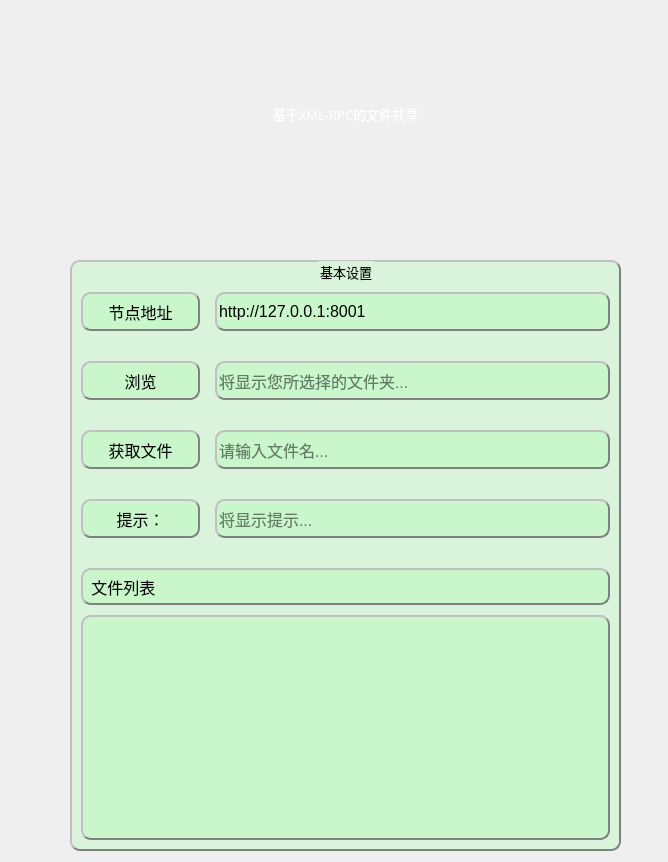
<?xml version="1.0" encoding="UTF-8"?>
<ui version="4.0">
 <class>MainWindow</class>
 <widget class="QMainWindow" name="MainWindow">
  <property name="geometry">
   <rect>
    <x>0</x>
    <y>0</y>
    <width>668</width>
    <height>862</height>
   </rect>
  </property>
  <property name="windowTitle">
   <string>基于XML-RPC文件共享</string>
  </property>
  <property name="windowIcon">
   <iconset>
    <normaloff>广告牌2.png</normaloff>广告牌2.png</iconset>
  </property>
  <widget class="QWidget" name="centralwidget">
   <widget class="QGroupBox" name="groupBox">
    <property name="geometry">
     <rect>
      <x>70</x>
      <y>260</y>
      <width>551</width>
      <height>591</height>
     </rect>
    </property>
    <property name="font">
     <font>
      <family>3ds</family>
      <pointsize>10</pointsize>
     </font>
    </property>
    <property name="focusPolicy">
     <enum>Qt::ClickFocus</enum>
    </property>
    <property name="contextMenuPolicy">
     <enum>Qt::ActionsContextMenu</enum>
    </property>
    <property name="styleSheet">
     <string notr="true">border-radius: 10px;  
border: 2px groove gray; 
border-style: outset;
background-color: rgba(165, 255, 168,0.3);

</string>
    </property>
    <property name="title">
     <string>基本设置</string>
    </property>
    <property name="alignment">
     <set>Qt::AlignBottom|Qt::AlignHCenter</set>
    </property>
    <property name="flat">
     <bool>true</bool>
    </property>
    <layout class="QVBoxLayout" name="verticalLayout_2" stretch="1,1,1,1,7">
     <property name="spacing">
      <number>30</number>
     </property>
     <property name="topMargin">
      <number>30</number>
     </property>
     <item>
      <layout class="QHBoxLayout" name="horizontalLayout" stretch="3,10">
       <property name="spacing">
        <number>15</number>
       </property>
       <item>
        <widget class="QLabel" name="nodelabel">
         <property name="sizePolicy">
          <sizepolicy hsizetype="Expanding" vsizetype="Expanding">
           <horstretch>0</horstretch>
           <verstretch>0</verstretch>
          </sizepolicy>
         </property>
         <property name="font">
          <font>
           <pointsize>12</pointsize>
          </font>
         </property>
         <property name="styleSheet">
          <string notr="true">border-radius: 10px;  
border: 2px groove gray; 
border-style: outset;</string>
         </property>
         <property name="frameShape">
          <enum>QFrame::Box</enum>
         </property>
         <property name="text">
          <string>节点地址</string>
         </property>
         <property name="alignment">
          <set>Qt::AlignCenter</set>
         </property>
         <property name="indent">
          <number>-1</number>
         </property>
        </widget>
       </item>
       <item>
        <widget class="QLineEdit" name="webaddress">
         <property name="sizePolicy">
          <sizepolicy hsizetype="Expanding" vsizetype="Expanding">
           <horstretch>0</horstretch>
           <verstretch>0</verstretch>
          </sizepolicy>
         </property>
         <property name="font">
          <font>
           <pointsize>12</pointsize>
          </font>
         </property>
         <property name="mouseTracking">
          <bool>false</bool>
         </property>
         <property name="focusPolicy">
          <enum>Qt::ClickFocus</enum>
         </property>
         <property name="styleSheet">
          <string notr="true"/>
         </property>
         <property name="text">
          <string>http://127.0.0.1:8001</string>
         </property>
        </widget>
       </item>
      </layout>
     </item>
     <item>
      <layout class="QHBoxLayout" name="horizontalLayout_4" stretch="3,10">
       <property name="spacing">
        <number>15</number>
       </property>
       <item>
        <widget class="QPushButton" name="openbutton">
         <property name="sizePolicy">
          <sizepolicy hsizetype="Expanding" vsizetype="Expanding">
           <horstretch>0</horstretch>
           <verstretch>0</verstretch>
          </sizepolicy>
         </property>
         <property name="font">
          <font>
           <pointsize>12</pointsize>
          </font>
         </property>
         <property name="styleSheet">
          <string notr="true">border-radius: 10px;  
border: 2px groove gray; 
border-style: outset;</string>
         </property>
         <property name="text">
          <string>浏览</string>
         </property>
        </widget>
       </item>
       <item>
        <widget class="QLineEdit" name="dir">
         <property name="sizePolicy">
          <sizepolicy hsizetype="Expanding" vsizetype="Expanding">
           <horstretch>0</horstretch>
           <verstretch>0</verstretch>
          </sizepolicy>
         </property>
         <property name="font">
          <font>
           <pointsize>12</pointsize>
          </font>
         </property>
         <property name="styleSheet">
          <string notr="true"/>
         </property>
         <property name="placeholderText">
          <string>将显示您所选择的文件夹...</string>
         </property>
        </widget>
       </item>
      </layout>
     </item>
     <item>
      <layout class="QHBoxLayout" name="horizontalLayout_3" stretch="3,10">
       <property name="spacing">
        <number>15</number>
       </property>
       <item>
        <widget class="QPushButton" name="fetchbutton">
         <property name="sizePolicy">
          <sizepolicy hsizetype="Expanding" vsizetype="Expanding">
           <horstretch>0</horstretch>
           <verstretch>0</verstretch>
          </sizepolicy>
         </property>
         <property name="font">
          <font>
           <pointsize>12</pointsize>
          </font>
         </property>
         <property name="styleSheet">
          <string notr="true">border-radius: 10px;  
border: 2px groove gray; 
border-style: outset;</string>
         </property>
         <property name="text">
          <string>获取文件</string>
         </property>
        </widget>
       </item>
       <item>
        <widget class="QLineEdit" name="filename">
         <property name="sizePolicy">
          <sizepolicy hsizetype="Expanding" vsizetype="Expanding">
           <horstretch>0</horstretch>
           <verstretch>0</verstretch>
          </sizepolicy>
         </property>
         <property name="font">
          <font>
           <pointsize>12</pointsize>
          </font>
         </property>
         <property name="styleSheet">
          <string notr="true"/>
         </property>
         <property name="text">
          <string/>
         </property>
         <property name="placeholderText">
          <string>请输入文件名...</string>
         </property>
        </widget>
       </item>
      </layout>
     </item>
     <item>
      <layout class="QHBoxLayout" name="horizontalLayout_2" stretch="3,10">
       <property name="spacing">
        <number>15</number>
       </property>
       <item>
        <widget class="QLabel" name="label_2">
         <property name="sizePolicy">
          <sizepolicy hsizetype="Expanding" vsizetype="Expanding">
           <horstretch>0</horstretch>
           <verstretch>0</verstretch>
          </sizepolicy>
         </property>
         <property name="font">
          <font>
           <pointsize>12</pointsize>
          </font>
         </property>
         <property name="styleSheet">
          <string notr="true">border-radius: 10px;  
border: 2px groove gray; 
border-style: outset;</string>
         </property>
         <property name="frameShape">
          <enum>QFrame::Panel</enum>
         </property>
         <property name="text">
          <string>提示：</string>
         </property>
         <property name="alignment">
          <set>Qt::AlignCenter</set>
         </property>
        </widget>
       </item>
       <item>
        <widget class="QLineEdit" name="tips">
         <property name="sizePolicy">
          <sizepolicy hsizetype="Expanding" vsizetype="Expanding">
           <horstretch>0</horstretch>
           <verstretch>0</verstretch>
          </sizepolicy>
         </property>
         <property name="font">
          <font>
           <pointsize>12</pointsize>
          </font>
         </property>
         <property name="styleSheet">
          <string notr="true"/>
         </property>
         <property name="placeholderText">
          <string>将显示提示...</string>
         </property>
        </widget>
       </item>
      </layout>
     </item>
     <item>
      <layout class="QVBoxLayout" name="verticalLayout" stretch="1,6">
       <property name="spacing">
        <number>10</number>
       </property>
       <item>
        <widget class="QLabel" name="label_3">
         <property name="font">
          <font>
           <pointsize>12</pointsize>
          </font>
         </property>
         <property name="text">
          <string> 文件列表</string>
         </property>
        </widget>
       </item>
       <item>
        <widget class="QListView" name="filelistView">
         <property name="styleSheet">
          <string notr="true"/>
         </property>
        </widget>
       </item>
      </layout>
     </item>
    </layout>
   </widget>
   <widget class="QLabel" name="label">
    <property name="geometry">
     <rect>
      <x>210</x>
      <y>20</y>
      <width>271</width>
      <height>241</height>
     </rect>
    </property>
    <property name="focusPolicy">
     <enum>Qt::ClickFocus</enum>
    </property>
    <property name="contextMenuPolicy">
     <enum>Qt::ActionsContextMenu</enum>
    </property>
    <property name="styleSheet">
     <string notr="true">border-radius: 10px;  
border-style: outset;</string>
    </property>
    <property name="text">
     <string/>
    </property>
    <property name="pixmap">
     <pixmap>广告牌2.png</pixmap>
    </property>
    <property name="scaledContents">
     <bool>true</bool>
    </property>
   </widget>
   <widget class="QTextEdit" name="textEdit">
    <property name="geometry">
     <rect>
      <x>230</x>
      <y>100</y>
      <width>231</width>
      <height>31</height>
     </rect>
    </property>
    <property name="font">
     <font>
      <family>华文新魏</family>
      <pointsize>10</pointsize>
     </font>
    </property>
    <property name="mouseTracking">
     <bool>false</bool>
    </property>
    <property name="focusPolicy">
     <enum>Qt::ClickFocus</enum>
    </property>
    <property name="contextMenuPolicy">
     <enum>Qt::ActionsContextMenu</enum>
    </property>
    <property name="styleSheet">
     <string notr="true">background:rgba(0,0,0,0);
color: rgb(255,255,255);</string>
    </property>
    <property name="frameShape">
     <enum>QFrame::NoFrame</enum>
    </property>
    <property name="tabChangesFocus">
     <bool>true</bool>
    </property>
    <property name="html">
     <string>&lt;!DOCTYPE HTML PUBLIC &quot;-//W3C//DTD HTML 4.0//EN&quot; &quot;http://www.w3.org/TR/REC-html40/strict.dtd&quot;&gt;
&lt;html&gt;&lt;head&gt;&lt;meta name=&quot;qrichtext&quot; content=&quot;1&quot; /&gt;&lt;style type=&quot;text/css&quot;&gt;
p, li { white-space: pre-wrap; }
&lt;/style&gt;&lt;/head&gt;&lt;body style=&quot; font-family:'华文新魏'; font-size:10pt; font-weight:400; font-style:normal;&quot;&gt;
&lt;p align=&quot;center&quot; style=&quot; margin-top:0px; margin-bottom:0px; margin-left:0px; margin-right:0px; -qt-block-indent:0; text-indent:0px;&quot;&gt;基于XML-RPC的文件共享&lt;/p&gt;&lt;/body&gt;&lt;/html&gt;</string>
    </property>
    <property name="placeholderText">
     <string>这里可以填写备忘的哦。。。</string>
    </property>
   </widget>
  </widget>
  <action name="about">
   <property name="icon">
    <iconset theme="cute">
     <normaloff>:/pic/images/cartoon1.ico</normaloff>:/pic/images/cartoon1.ico</iconset>
   </property>
   <property name="text">
    <string>关于</string>
   </property>
  </action>
  <action name="closeui">
   <property name="icon">
    <iconset>
     <normaloff>关  闭.png</normaloff>关  闭.png</iconset>
   </property>
   <property name="text">
    <string>关闭</string>
   </property>
  </action>
  <action name="ontop">
   <property name="checkable">
    <bool>true</bool>
   </property>
   <property name="icon">
    <iconset>
     <normaloff>固定.png</normaloff>固定.png</iconset>
   </property>
   <property name="text">
    <string>置顶</string>
   </property>
  </action>
 </widget>
 <resources>
  <include location="apprcc2.qrc"/>
 </resources>
 <connections>
  <connection>
   <sender>openbutton</sender>
   <signal>clicked()</signal>
   <receiver>MainWindow</receiver>
   <slot>open()</slot>
   <hints>
    <hint type="sourcelabel">
     <x>143</x>
     <y>388</y>
    </hint>
    <hint type="destinationlabel">
     <x>441</x>
     <y>87</y>
    </hint>
   </hints>
  </connection>
  <connection>
   <sender>fetchbutton</sender>
   <signal>clicked()</signal>
   <receiver>MainWindow</receiver>
   <slot>fetch()</slot>
   <hints>
    <hint type="sourcelabel">
     <x>130</x>
     <y>456</y>
    </hint>
    <hint type="destinationlabel">
     <x>78</x>
     <y>284</y>
    </hint>
   </hints>
  </connection>
  <connection>
   <sender>about</sender>
   <signal>triggered()</signal>
   <receiver>MainWindow</receiver>
   <slot>aboutthis()</slot>
   <hints>
    <hint type="sourcelabel">
     <x>-1</x>
     <y>-1</y>
    </hint>
    <hint type="destinationlabel">
     <x>288</x>
     <y>292</y>
    </hint>
   </hints>
  </connection>
  <connection>
   <sender>closeui</sender>
   <signal>triggered(bool)</signal>
   <receiver>MainWindow</receiver>
   <slot>close()</slot>
   <hints>
    <hint type="sourcelabel">
     <x>-1</x>
     <y>-1</y>
    </hint>
    <hint type="destinationlabel">
     <x>232</x>
     <y>317</y>
    </hint>
   </hints>
  </connection>
  <connection>
   <sender>ontop</sender>
   <signal>triggered(bool)</signal>
   <receiver>MainWindow</receiver>
   <slot>WinOnTop(bool)</slot>
   <hints>
    <hint type="sourcelabel">
     <x>-1</x>
     <y>-1</y>
    </hint>
    <hint type="destinationlabel">
     <x>232</x>
     <y>317</y>
    </hint>
   </hints>
  </connection>
 </connections>
 <slots>
  <slot>open()</slot>
  <slot>fetch()</slot>
  <slot>test()</slot>
  <slot>aboutthis()</slot>
  <slot>WinOnTop(bool)</slot>
 </slots>
</ui>
